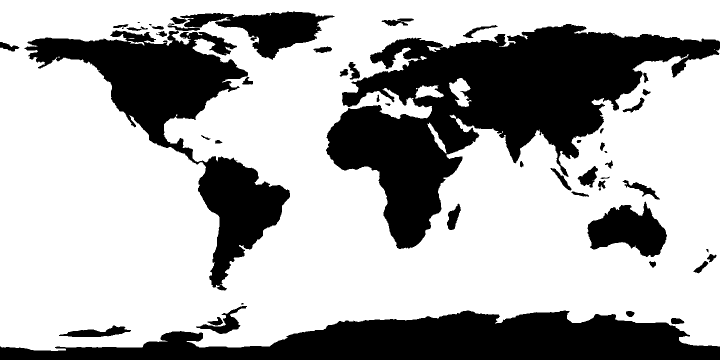
%> input picture assignment3/map.gif, 1440 x 720 px (shown at 1/2 size)
$ octave mercator.m   (GNU Octave 9; MATLAB toolbox functions it lacks are replaced by stand-ins)
%> lines starting %> are read from the running program, lines starting %| are printed output that depends on the picture; in (x1, y1, x2, y2) boxes, pixels count from 0 and x2, y2 are one past the last pixel; in counts of white or black regions, pixels touching at a corner belong together; the program's own positions count from 1
clc
clear all
close all

%% Map Transformation
I = mat2gray(imread('map.gif'));
%> I: size 720x1440 double; values 0 (black) and 1 (white), 68.2% white; 52 black regions (5 under 20 px), largest, box (x1, y1, x2, y2) and area: (652, 48, 1440, 498) 139714, (0, 621, 1440, 720) 83245, (49, 60, 580, 581) 70640
[m,n] = size(I);
%> m = 720; n = 1440

%% Mercator Transformation (x,y) --> (x,ln tan(pi/4 + y/2))
% [4 lines of commented-out code are left out]

mat = [1:m]-m/2;
%> mat = 720 values from -359 to 360
y = (mat)*((85/90) * pi/2) / (max(mat)) ;    % in radians
%> y = 720 values from -1.48 to 1.48
ynew = log(tan((pi/4)+(y/2)));      % Transformation
%> ynew = 720 values from -3.09 to 3.13
Mat = (ynew/((85/90) * pi/2)) * (max(mat));   % Remapping to ractangular co-ordinates
%> Mat = 720 values from -748.6 to 759.9

xnew = round(Mat - min(Mat)+1);
%> xnew = 720 values from 1 to 1509

% Interpolation
MT(1,:) = I(1,:);
for i=2:m-2
    MT(xnew(i),:) = I(i,:);
    MT(xnew(i-1)+1:xnew(i),:) = repmat(I(i,:),xnew(i)-xnew(i-1),1);
end
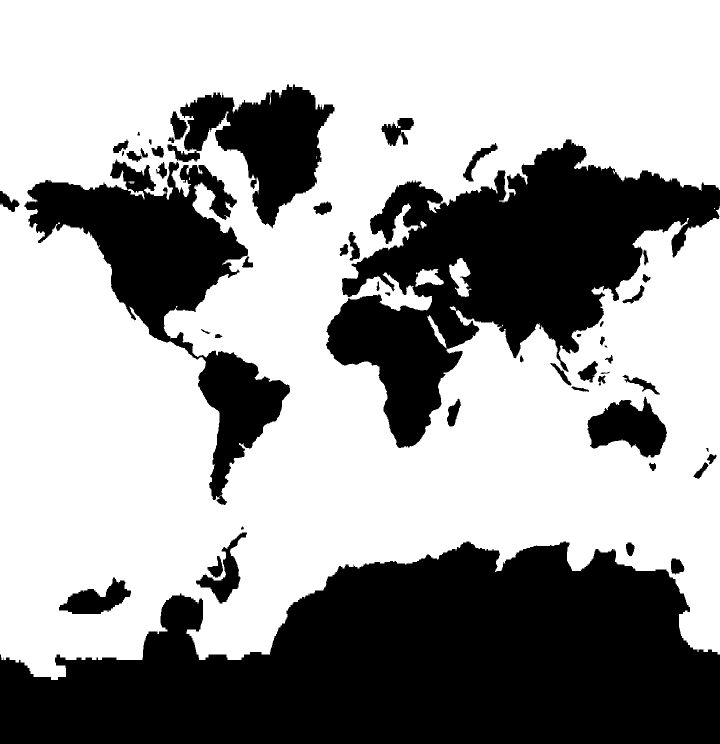
%> MT: size 1488x1440 double (shown at 1/2 size); values 0 (black) and 1 (white), 62.9% white; 52 black regions (1 under 20 px), largest, box (x1, y1, x2, y2) and area: (0, 1083, 1440, 1488) 408479, (652, 279, 1440, 896) 202801, (49, 318, 580, 1010) 103755


I2 = imresize(MT,[m,n]);
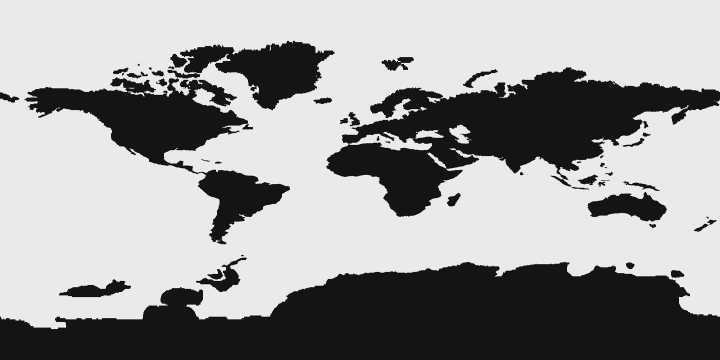
%> I2: size 720x1440 double (shown at 1/2 size); min -0.0947, max 1.09, mean 0.629; drawn with min black and max white
figure;
imshow(mat2gray(MT));
